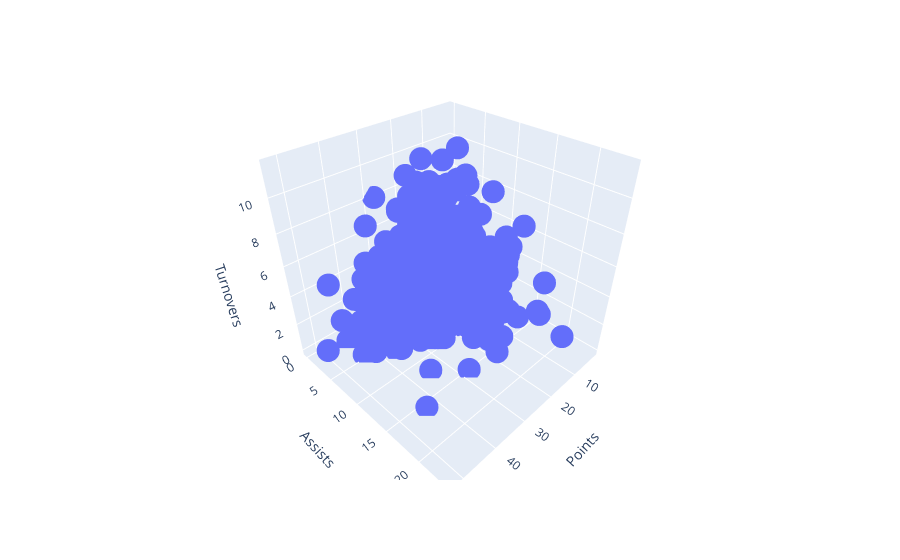

The notebook cell this image was saved under:
### Code cell
fig = px.scatter_3d(h2h_df[is_outlier == False], x='PLAYER_PTS', y='MATCHUP_AST', z='MATCHUP_TOV', 
                    labels={
                     'PLAYER_PTS': 'Points',
                     'MATCHUP_AST': 'Assists',
                     'MATCHUP_TOV': 'Turnovers'
                    })
fig.show()

### Figure 1 — Plotly figure (JSON) as saved in the notebook; plotly's stock layout.template omitted (floating-point values rounded to 4 significant figures; data arrays with more than 128 entries replaced by an {"elided": "..."} marker saying what was removed)
{"data": [{"hovertemplate": "Points=%{x}<br>Assists=%{y}<br>Turnovers=%{z}<extra></extra>", "legendgroup": "", "marker": {"color": "#636efa", "symbol": "circle"}, "mode": "markers", "name": "", "scene": "scene", "showlegend": false, "type": "scatter3d", "x": {"elided": "634 float values"}, "y": {"elided": "634 float values"}, "z": {"elided": "634 float values"}}], "layout": {"legend": {"tracegroupgap": 0}, "margin": {"t": 60}, "scene": {"domain": {"x": [0, 1], "y": [0, 1]}, "xaxis": {"title": {"text": "Points"}}, "yaxis": {"title": {"text": "Assists"}}, "zaxis": {"title": {"text": "Turnovers"}}}}}
